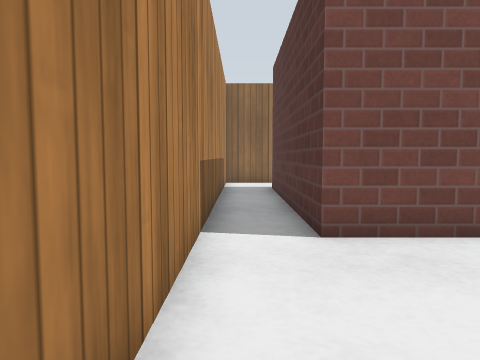
view 1 (above)

16 first-person views from a walk through a world built for the Gazebo simulator. The camera is 0.64 m above the floor, tilts 4° down and sees 70° across. The floor is counted in squares, 0.5 m on a side. Each view is taken from the middle of a square. On the plan, view 1 faces up. The plan holds only what a view shows up to about 14 squares ahead; the rest is blank. Gazebo's built-in surfaces are drawn with simple patterns.

view 2
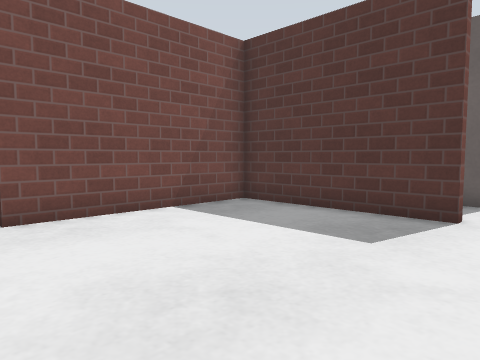

view 3
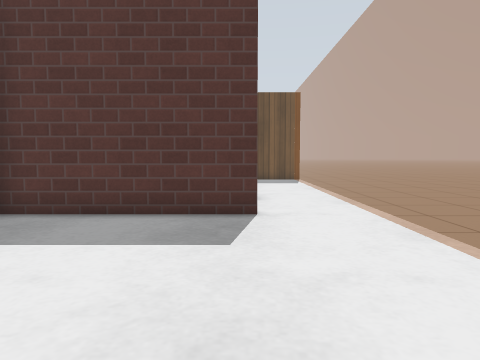

view 4
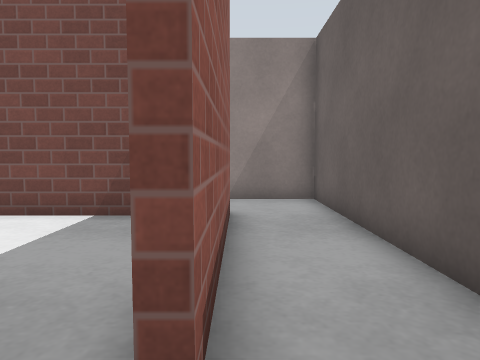

view 5
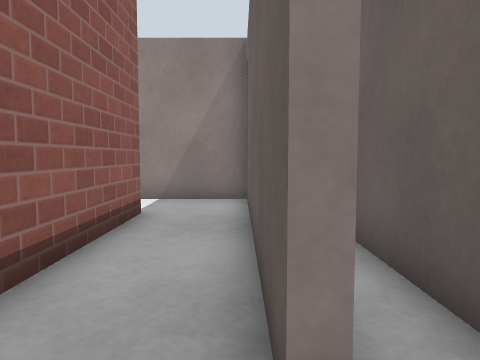

view 6
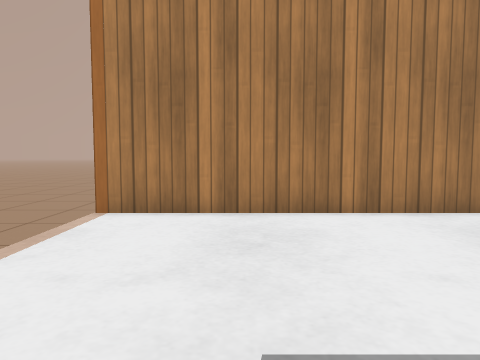

view 7
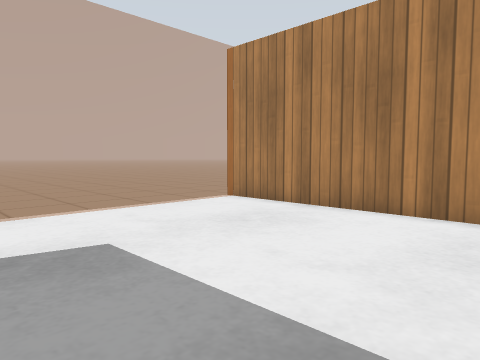

view 8
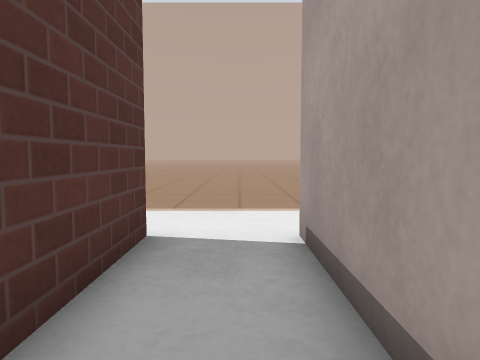

view 9
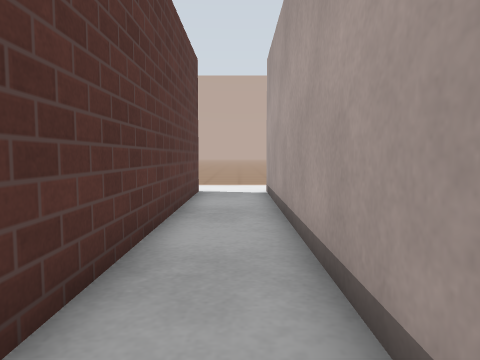

view 10
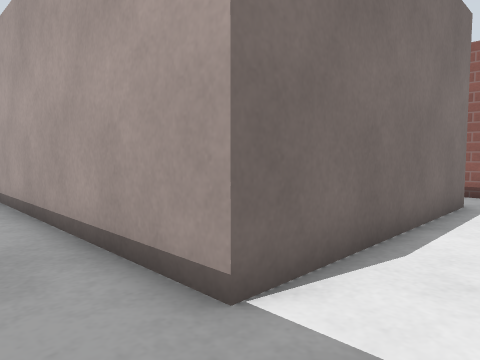

view 11
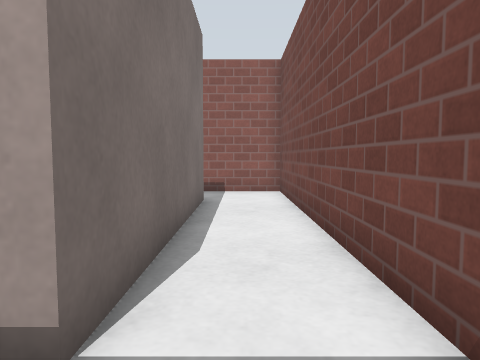

view 12
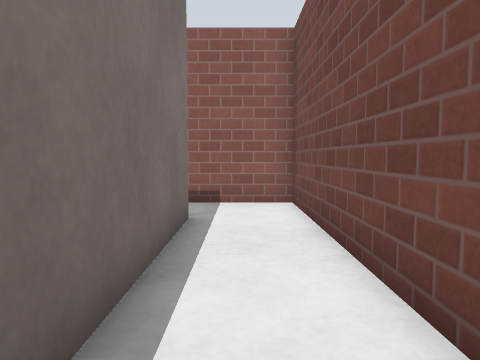

view 13
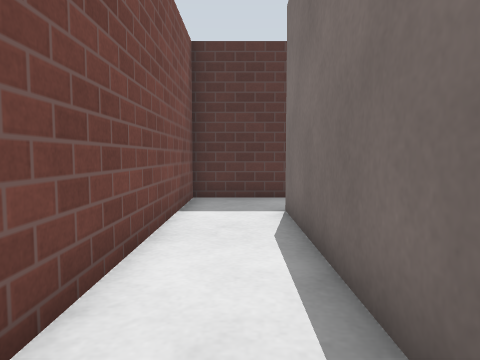

view 14
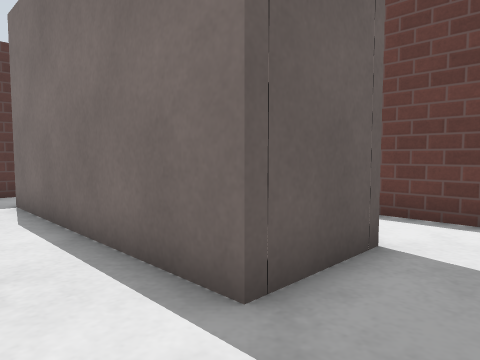

view 15
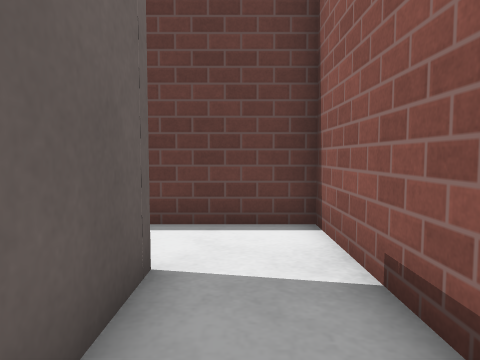

view 16
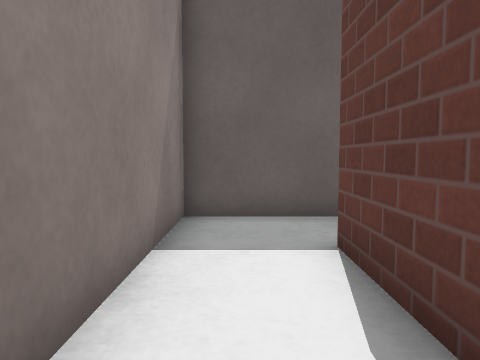

### Floor plan
Key: @ floor where view 1 was taken; # wall or solid block; . floor; = window, fence, low wall or low ledge.
Columns run from 1 left of view 1 to 15 right of it. Each row starts with its distance up from view 1.
 14 #.###############
 13 #.#.............#
 12 #.#.............#
 11 #.#..#########..#
 10 #.#..#       #..#
  9 #.#..#       #..#
  8 #.#..####### #..#
  7 #.#........# #..#
  6 #.########.# #..#
  5 #........#.# #..#
  4 #........#.# #..#
  3 #........#.# #..#
  2 #........#.#.#..#
  1 #........#.#.#..#
  0 #@.......#.#.#..#
 -1 #................
 -2 #................
 -3 #================

Where each view was taken, in squares from view 1:
view 1: 0 up, 0 right, facing up
view 2: 2 down, 0 right, facing up-right
view 3: 0 up, 0 right, facing right
view 4: 2 down, 8 right, facing up
view 5: 2 down, 10 right, facing up
view 6: 0 up, 7 right, facing left
view 7: 5 up, 7 right, facing down-left
view 8: 5 up, 13 right, facing down
view 9: 12 up, 13 right, facing down
view 10: 13 up, 14 right, facing down-left
view 11: 12 up, 14 right, facing left
view 12: 12 up, 11 right, facing left
view 13: 12 up, 4 right, facing right
view 14: 13 up, 2 right, facing down-right
view 15: 12 up, 3 right, facing down
view 16: 7 up, 3 right, facing right
